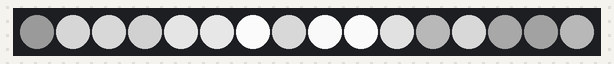
Recording of a sketch running on a simulated Arduino Uno, built with avr-gcc and run on an emulated ATmega328P. On the bench: 16 RGB LEDs in strip order, left to right. Random numbers use the default seed unless the sketch sets one.

Above: at 0.1 s.
At 3.1 s:
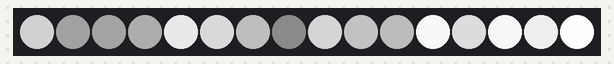
At 7.1 s:
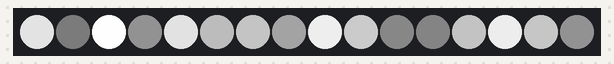
At 15.1 s:
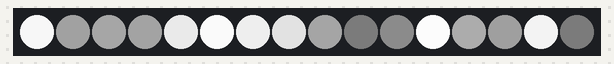
At 23.2 s:
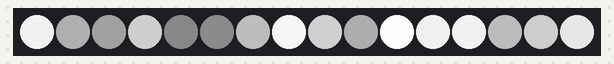
At 33.2 s:
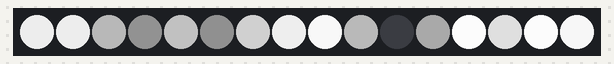

The sketch:

controller_01.ino
```cpp
#include "Tlc5940.h"
#define QTY 16

unsigned int buffer[QTY];

void setup()
{
  Tlc.init(4095);
}


void loop()
{
  for(int i =0 ; i < QTY; i ++)
  {
    buffer[i] = (int) random(4095);
  }
  updateBuffer(buffer, QTY);
  delay(1000);
};


void updateBuffer(unsigned int buffer[], int l)
{
  for(int i = 0; i < l ; i ++)
  {
    Tlc.set(i, buffer[i]);
  }
  Tlc.update();
};

/*

struct Led{
  unsigned int value;
  unsigned int decay;
};

struct Playhead{
  int dir;
  unsigned int pos;
  unsigned int vel;
};

*/
```

Measured:
- what the display in image 2 shows lasts 1.0 s, from 7.0 s to 8.0 s
